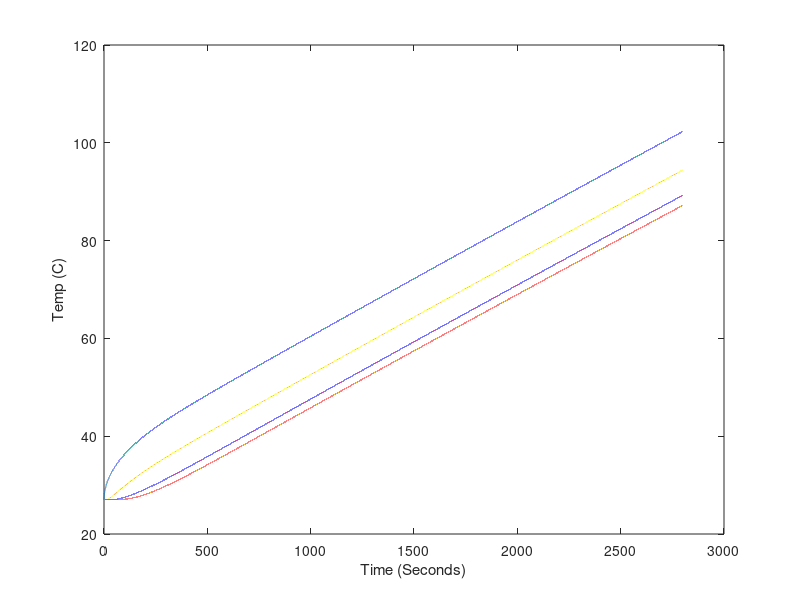

MATLAB code for this plot: (Note: this script raises an error after producing the figure.)
% ------------------------ %
% INSULATED ROD SIMULATION %
% ------------------------ %
% Details:
% Rod is completely insulated along its length
% Power loss (only at the back end)
%     - radiation
%     - convection
% Power in
%     - power resistor (not considered power loss out back)

% ====================
% == APPROIXIMATION ==
% ====================

% Setting the time and positions steps, and initial and final values
Nx = 140; %Number of steps in length
Nt = 100000; %Number of steps in time
t0 = 0; %Start time (s)
tf = 2800; %End time (s)
x0 = 0; %Start length (m)
xf = 0.3; %End length (m)

% Calculating the change is postion and time
dx = (xf - x0)/(Nx);
dt = (tf - t0)/(Nt);

% ===============
% == CONSTANTS ==
% ===============

a = 0.011; %Radius of the rod (m)
SBc = 5.67e-8; %Stefan-Boltzmann constant (W/(m^2K^4))
rho = 2.7e3; %Density of Al (kg/m^3)

% Constant Values we modify for a better fit
kc = 14; %Convection coefficient of horizontal Al rod (W/(m^2K))
k = 190; %Constant of conductivity of Al (W/(mK))
e = 0.10; %Emmisivity of sandblasted Al rod
Cp = 950; %Specific heat capacity of Al (J/(K kg))
Pinl = 7; %Power into the left side of the rod (W)

% Other values we can modify
Tamb = 273+27; %Ambient temperature (K)

% Predefined functions for changes in temperature (loss and gain)
dT_convec = @(Tx) (kc*2*(Tx-Tamb)*dt)/(Cp*rho*a); %Temperature change due to convection (K)
dT_rad = @(Tx) (e*SBc*2*(Tx.^4-Tamb^4)*dt)/(Cp*rho*a); %Temperature change due to radiation (K)
dT_convec_end = @(Tx) (kc*(Tx-Tamb)*dt)/(Cp*rho*dx);
dT_rad_end = @(Tx) (e*SBc*(Tx.^4-Tamb^4)*dt)/(Cp*rho*dx);
dT = @(P) (P * dt)/(Cp * pi*a^2*dx*rho); %Temperature change in chunk (K)

% ==================
% == START OF SIM ==
% ==================

% Creating the T matrix and defining its memory
T = zeros(Nx, Nt); %Array o temp over time, indices are (x,t)

% Initial
T(:,1) = ones(Nx,1) * Tamb; %Set all temperatures to Tamb

for time = 1:Nt-1
    %power in to rod
    T(1,time+1)=T(1,time)+dT(Pinl)+((k/(Cp*rho))*(T(2,time)-T(1,time))./dx^2)*dt;
    
    % Temperature changes due to conduction
    T(2:Nx-1,time+1)=T(2:Nx-1,time)+(k/(Cp*rho))*((T(3:Nx,time)-2*T(2:Nx-1,time)+T(1:Nx-2,time))./dx^2)*dt;
    T(Nx,time+1) = T(Nx,time)-((k/(Cp*rho))*(T(Nx,time)-T(Nx-1,time))./dx^2)*dt;

    % Only power loss due to rad and convection at end of rod
    T(Nx,time+1)=T(Nx,time+1) - dT_convec_end(T(Nx,time+1)) - dT_rad_end(T(Nx,time+1));
end

% ==============
% == PLOTTING ==
% ==============

timeSim = linspace(0,tf,Nt);

% Plot of all points
% for position = 1:Nx
%     plot(timeSim,(T(position,:)-273));
%     hold on;
% end

plot(timeSim,(T(1,:)-273));
hold on
plot(timeSim,(T(Nx,:)-273));
plot(timeSim,(T(floor(Nx/3),:)-273));
plot(timeSim,(T(floor(Nx*2/3),:)-273));

xlabel('Time (Seconds)');
ylabel('Temp (C)');

timeDATA = timeDATA(1:size(T1, 2));
plot(timeDATA, T1, 'c', timeDATA, T2, 'y', timeDATA, T3, 'g', timeDATA, T4, 'r', timeDATA, T5, 'm')

hold off

% =============
% == CHI ^ 2 ==
% =============

% Calculate chai squared values
X1 = zeros(1,length(timeDATA));
X2 = zeros(1,length(timeDATA));
X3 = zeros(1,length(timeDATA));
X4 = zeros(1,length(timeDATA));

T = T-273; % Converting to Celsius

for tindex = 1:length(timeDATA)
   % Getting correct indices
   tcur = timeDATA(tindex);
   tmp = abs(timeSim-tcur);
   [idx idx] = min(tmp); %index of closest value
   TData1 = T1(tindex);
   TSim1 = T(Nx,idx);
   X1(tindex) = (TData1-TSim1)^2;
   
   TData2 = T2(tindex);
   TSim2 = T(floor(Nx*2/3),idx);
   X2(tindex) = (TData2-TSim2)^2;
   
   TData3 = T3(tindex);
   TSim3 = T(floor(Nx/3),idx);
   X3(tindex) = (TData3-TSim3)^2;
   
   TData4 = T4(tindex);
   TSim4 = T(1,idx);
   X4(tindex) = (TData4-TSim4)^2;
end

% Summing all chi^2 then totalling the values
Xsquare1 = sum(X1)/length(X1)
Xsquare2 = sum(X2)/length(X2)
Xsquare3 = sum(X3)/length(X3)
Xsquare4 = sum(X4)/length(X4)
XsquareTot = (Xsquare1^2 + Xsquare2^2 + Xsquare3^2 + Xsquare4^2)/4

